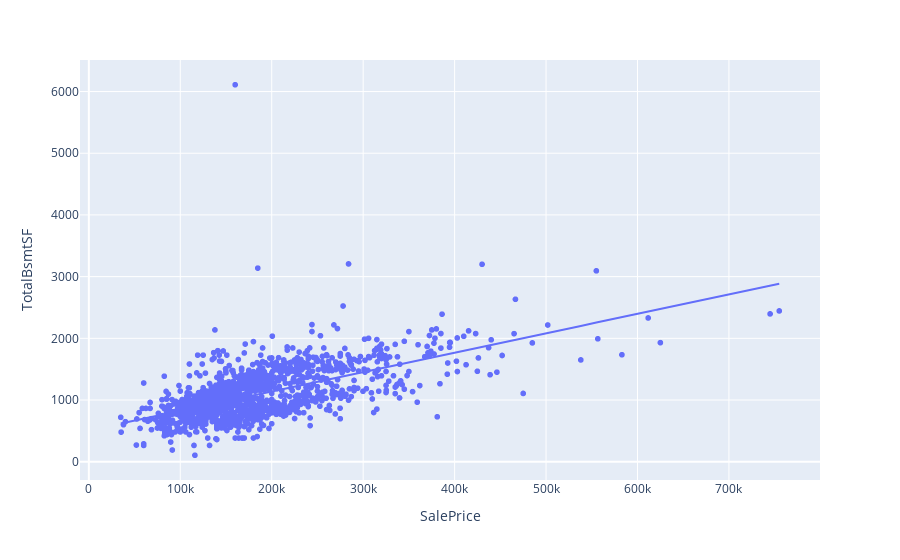

Source (notebook cell):
### Code cell
fig = px.scatter(train[train['HasBsmt']==1], x="SalePrice", y="TotalBsmtSF", trendline='ols')

fig.show()

### Figure 1 — Plotly figure (JSON) as saved in the notebook; plotly's stock layout.template omitted (floating-point values rounded to 4 significant figures; data arrays with more than 128 entries replaced by an {"elided": "..."} marker saying what was removed)
{"data": [{"hovertemplate": "SalePrice=%{x}<br>TotalBsmtSF=%{y}<extra></extra>", "legendgroup": "", "marker": {"color": "#636efa", "symbol": "circle"}, "mode": "markers", "name": "", "showlegend": false, "type": "scattergl", "x": {"elided": "1423 int values"}, "xaxis": "x", "y": {"elided": "1423 int values"}, "yaxis": "y"}, {"hovertemplate": "<b>OLS trendline</b><br>TotalBsmtSF = 0.00314422 * SalePrice + 509.915<br>R<sup>2</sup>=0.371711<br><br>SalePrice=%{x}<br>TotalBsmtSF=%{y} <b>(trend)</b><extra></extra>", "legendgroup": "", "marker": {"color": "#636efa", "symbol": "circle"}, "mode": "lines", "name": "", "showlegend": false, "type": "scatter", "x": {"elided": "1423 int values"}, "xaxis": "x", "y": {"elided": "1423 float values"}, "yaxis": "y"}], "layout": {"legend": {"tracegroupgap": 0}, "margin": {"t": 60}, "xaxis": {"anchor": "y", "domain": [0, 1], "title": {"text": "SalePrice"}}, "yaxis": {"anchor": "x", "domain": [0, 1], "title": {"text": "TotalBsmtSF"}}}}
